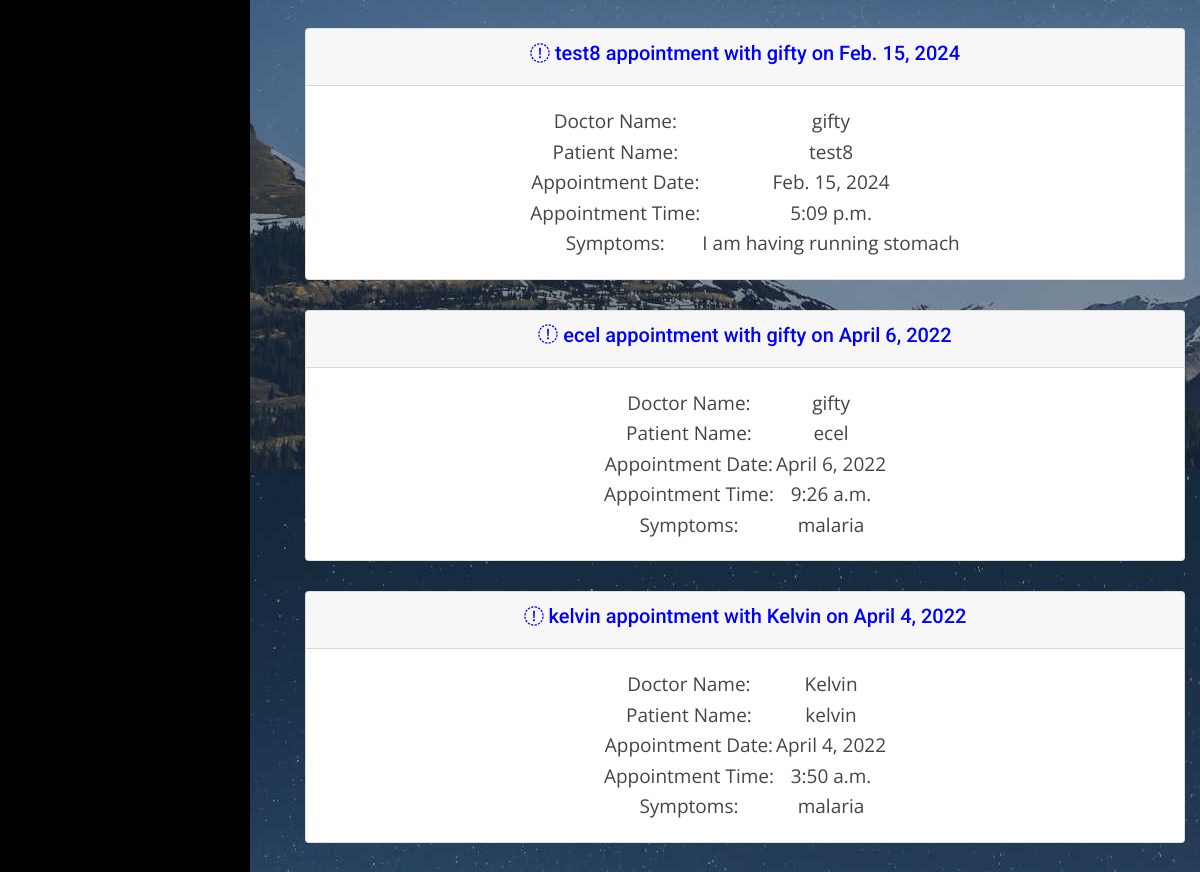
Before: /adminviewAppointment/ (signed in, middle part) with the older database file.
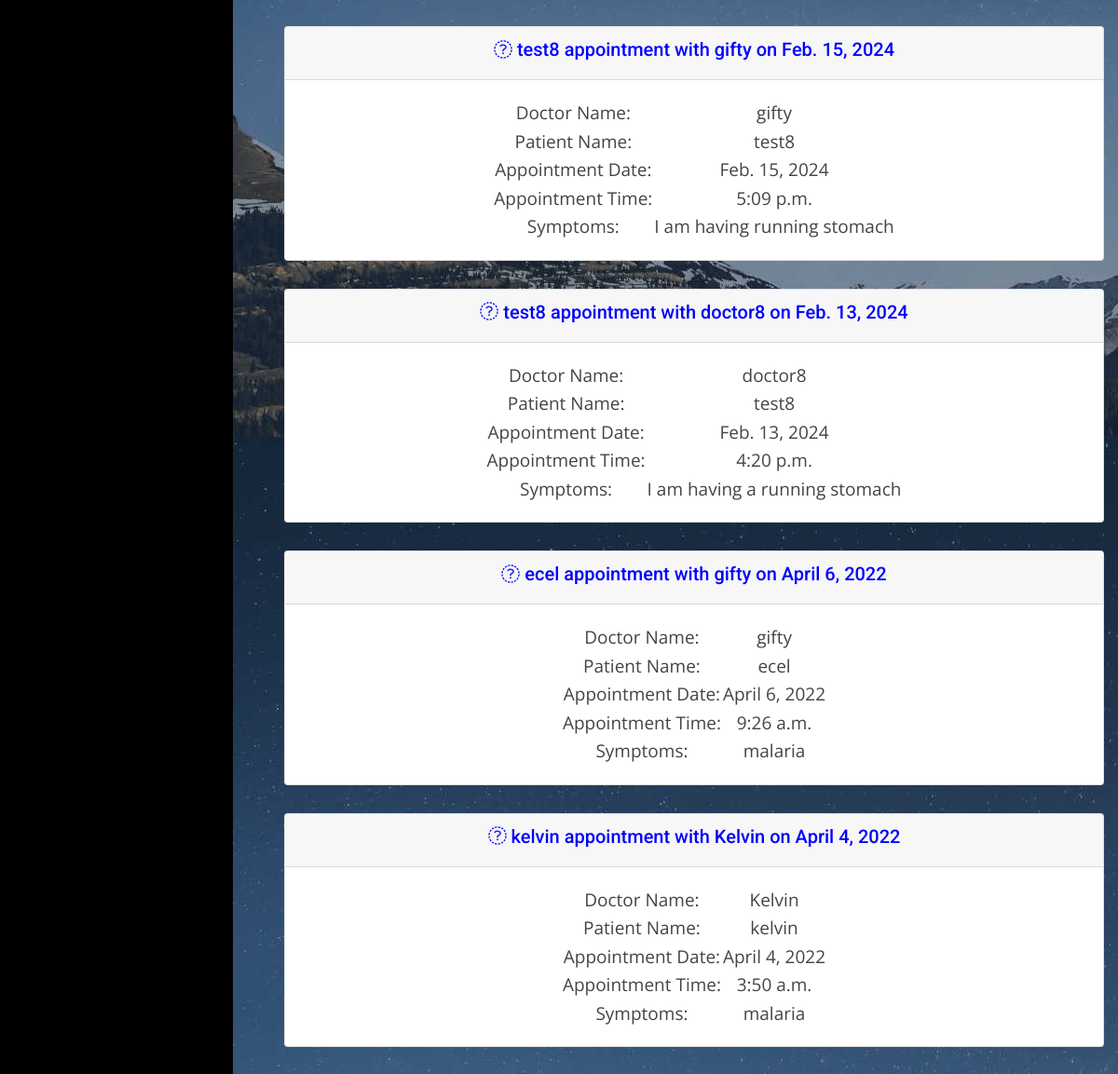
After: the same page with the newer database file.
### sitehandler/models.py (models this page shows, shortened)
class Appointment(models.Model):
	doctorname = models.CharField(max_length=50)
	doctoremail = models.EmailField(max_length=50)
	patientname = models.CharField(max_length=50)
	patientemail = models.EmailField(max_length=50)
	appointmentdate = models.DateField(max_length=10)
	appointmenttime = models.TimeField(max_length=10)
	symptoms = models.CharField(max_length=100)
	status = models.BooleanField()
	prescription = models.CharField(max_length=200)

### sitehandler/views.py (the view)
# urls.py: path('adminviewAppointment/',adminviewAppointment,name='adminviewAppointment'),
def adminviewAppointment(request):
    if not request.user.is_staff:
        return redirect('login_admin')
    upcomming_appointments = Appointment.objects.filter(
        appointmentdate__gte=timezone.now(), status=True).order_by('appointmentdate')
    previous_appointments = Appointment.objects.filter(appointmentdate__lt=timezone.now()).order_by(
        '-appointmentdate') | Appointment.objects.filter(status=False).order_by('-appointmentdate')
    d = {"upcomming_appointments": upcomming_appointments,
         "previous_appointments": previous_appointments}
    return render(request, 'adminviewappointments.html', d)

### sitehandler/templates/adminviewappointments.html (shortened to what this page needs)
<!DOCTYPE html>
<html>
<head>
    {% include 'include.html' %}
    {% load static %}
</head>
<body style="background-image: url(&quot;{% static 'img/star-sky.jpg' %}&quot;);">
    <div id="wrapper">
        {% include 'admin_include.html' %}
        <div class="page-content-wrapper">
            <div class="container-fluid"><a class="btn btn-link" role="button" id="menu-toggle" href="#menu-toggle" style="color: white;"></a>
                <div class="text-center" role="tablist" id="accordion-2">
                    {% for j in previous_appointments %}
                    <ul class = "collapsible popout text-center" data-collapsible = "accordion">
                        <li class="card">
                            <div class = "card-header collapsible-header">
                                <h5 style="color:blue;"><a><i class="fa fa-calendar-check-o"></i>  {{ j.patientname }} appointment with {{ j.doctorname }} on {{j.appointmentdate}}</a></h5>
                            </div>
                            <div class = "card-body collapsible-body">
                                <table align="center" class="card-text" style="font-size: 19px;">
                                    <tr>
                                        <td>Doctor Name:</td>
                                        <td>{{j.doctorname}}</td>
                                    </tr>
                                    <tr>
                                        <td>Patient Name:</td>
                                        <td>{{j.patientname}}</td>
                                    </tr>
                                    <tr>
                                        <td>Appointment Date:</td>
                                        <td>{{j.appointmentdate}}</td>
                                    </tr>
                                    <tr>
                                        <td>Appointment Time:</td>
                                        <td>{{j.appointmenttime}}</td>
                                    </tr>
                                    <tr>
                                        <td>Symptoms:</td>
                                        <td>{{j.symptoms}}</td>
                                    </tr>
                                </table>
                            </div>
                        </li>
                    </ul>
                    {% endfor %}
                </div>
            </div>
        </div>
    </div>
</body>
</html>

### sitehandler/templates/include.html (shortened to what this page needs)
{% load static %}
<link rel="stylesheet" href="{% static 'bootstrap/css/bootstrap.min.css' %}">
<link rel="stylesheet" href="{% static 'fonts/font-awesome.min.css' %}">
<link rel="stylesheet" href="{% static 'fonts/ionicons.min.css' %}">
<link rel="stylesheet" href="{% static 'css/back-to-top-scroll-1.css' %}">
<link rel="stylesheet" href="{% static 'css/back-to-top-scroll.cs' %}s">
<link rel="stylesheet" href="{% static 'css/Bold-BS4-Animated-Back-To-Top.css' %}">
<link rel="stylesheet" href="{% static 'css/cards.css' %}">
<link rel="stylesheet" href="https://cdnjs.cloudflare.com/ajax/libs/animate.css/3.5.2/animate.min.css">
<link rel="stylesheet" href="{% static 'css/Login-Form-Dark.css' %}">
<link rel="stylesheet" href="{% static 'css/Pretty-Registration-Form.css' %}">
<link rel="stylesheet" href="{% static 'css/Sidebar-Menu-1.css' %}">
<link rel="stylesheet" href="{% static 'css/Sidebar-Menu.css' %}">
<link rel="stylesheet" href="{% static 'css/styles.css' %}">
<link rel="stylesheet" href="https://maxcdn.bootstrapcdn.com/font-awesome/4.6.3/css/font-awesome.min.css" type="text/css">
  <link href="{% static 'assets/vendor/fontawesome-free/css/all.min.css' %}" rel="stylesheet">
  <link href="{% static 'assets/vendor/animate.css/animate.min.css' %}" rel="stylesheet">
  <link href="{% static 'assets/vendor/bootstrap-icons/bootstrap-icons.css' %}" rel="stylesheet">
  <link href="{% static 'assets/vendor/boxicons/css/boxicons.min.css' %}" rel="stylesheet">
  <link href="{% static 'assets/vendor/glightbox/css/glightbox.min.css' %}" rel="stylesheet">
  <link href="{% static 'assets/css/style.css' %}" rel="stylesheet">

### sitehandler/templates/adminnav.html (shortened to what this page needs)
{% load static %}

### sitehandler/templates/admin_include.html (shortened to what this page needs)
<div id="sidebar-wrapper">
</div>

### sitehandler/static/css/Sidebar-Menu-1.css (style rules this page uses)
body { overflow-x: hidden; }
#wrapper { padding-left: 0; -webkit-transition: all 0.5s ease; -moz-transition: all 0.5s ease; -o-transition: all 0.5s ease; transition: all 0.5s ease; }
#sidebar-wrapper { z-index: 1000; position: fixed; left: 250px; width: 0; height: 100%; margin-left: -250px; overflow-y: auto; background: #000; -webkit-transition: all 0.5s ease; -moz-transition: all 0.5s ease; -o-transition: all 0.5s ease; transition: all 0.5s ease; }
@media (min-width:768px) { #wrapper { padding-left: 250px; } }
@media (min-width:768px) { #sidebar-wrapper { width: 250px; } }

### sitehandler/static/css/Sidebar-Menu.css (style rules this page uses)
#wrapper { padding-left: 0; -webkit-transition: all 0.5s ease; -moz-transition: all 0.5s ease; -o-transition: all 0.5s ease; transition: all 0.5s ease; }
#sidebar-wrapper { z-index: 1000; position: fixed; left: 250px; width: 0; height: 100%; margin-left: -250px; overflow-y: auto; background: #000; -webkit-transition: all 0.5s ease; -moz-transition: all 0.5s ease; -o-transition: all 0.5s ease; transition: all 0.5s ease; }
@media (min-width:768px) { #wrapper { padding-left: 250px; } }
@media (min-width:768px) { #sidebar-wrapper { width: 250px; } }

### sitehandler/static/css/styles.css (style rules this page uses)
.text-center { margin-top: 30px; }

### sitehandler/static/assets/css/style.css (style rules this page uses)
body { font-family: "Open Sans", sans-serif; color: #444444; }
a { color: #3fbbc0; text-decoration: none; }
h1, h2, h3, h4, h5, h6 { font-family: "Roboto", sans-serif; }

Changed rows visible on the page:
added Appointment: patientname "test8", doctorname "doctor8", appointmentdate "Feb. 13, 2024", appointmenttime "4:20 p.m.", symptoms "I am having a running stomach"
